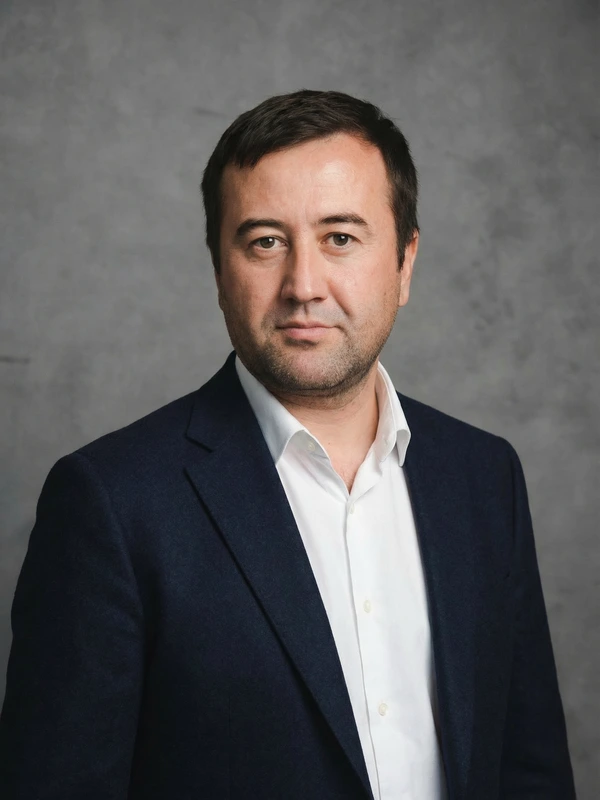
#> input picture images/team/member_04.webp, 600 x 800 px, given in place of 20260127_195347_367ee063-8593-4793-aea5-9b274a7478c3 (1).png, which was not available
$ python process_team_v2.py
#> lines starting #> are read from the running program, lines starting #| are printed output that depends on the picture; pictures that were not available may be replaced by others from this repository, and a replacement may not be noted
import os
from PIL import Image

# Mapping from destination member file to source in team_v2
crops = {
    'member_01.webp': {
        'src': 'images/team_v2/hf_20260127_195347_367ee063-8593-4793-aea5-9b274a7478c3 (1).png',
        'crop_box': (0, 40, 1696, 40 + int(1696 * 4 / 3)), # 40, 2301
    },
    'member_02.webp': {
        'src': 'images/team_v2/hf_20260127_195134_ca953d49-5792-4390-8b63-9927ba004164.png',
        'crop_box': (0, 50, 1696, 50 + int(1696 * 4 / 3)),
    },
    'member_03.webp': {
        'src': 'images/team_v2/photo_5_2026-10-22_15-53-18.jpg',
        'crop_box': (0, 40, 1696, 40 + int(1696 * 4 / 3)),
    },
    'member_05.webp': {
        'src': 'images/team_v2/hf_20260127_195826_26697fd7-7f3d-4f25-b7ff-546ae0502fc2.png',
        'crop_box': (0, 50, 1696, 50 + int(1696 * 4 / 3)),
    },
    'member_06.webp': {
        'src': 'images/team_v2/hf_20260127_203328_1d8e4205-4b6d-4dbe-97fc-4cb0c7b7c968.png',
        'crop_box': (0, 50, 1696, 50 + int(1696 * 4 / 3)),
    },
    'member_07.webp': {
        'src': 'images/team_v2/hf_20260127_225725_578c51f4-74c6-4a99-b163-07d0d74102da.png',
        'crop_box': (0, 50, 1696, 50 + int(1696 * 4 / 3)),
    },
    'member_08.webp': {
        'src': 'images/team_v2/photo_3_2026-10-22_15-53-18.jpg',
        'crop_box': (0, 30, 1695, 30 + int(1695 * 4 / 3)),
    },
    'member_09.webp': {
        'src': 'images/team_v2/photo_4_2026-10-22_15-53-18.jpg',
        'crop_box': (3, 0, 3 + int(2254 * 3 / 4), 2254),
    },
    'member_10.webp': {
        'src': 'images/team_v2/hf_20260127_232544_27eb7b13-5714-4472-8573-36aa07abee96.png',
        'crop_box': (0, 50, 1696, 50 + int(1696 * 4 / 3)),
    },
    'member_11.webp': {
        'src': 'images/team_v2/photo_2_2026-10-22_15-53-18.jpg',
        'crop_box': (0, 25, 1024, 25 + int(1024 * 4 / 3)),
    },
}

target_size = (600, 800)
os.makedirs('images/team_backup', exist_ok=True)

for dest_name, conf in crops.items():
    dest_path = os.path.join('images/team', dest_name)
    backup_path = os.path.join('images/team_backup', dest_name)

    # Backup current file if not already backed up
    if os.path.exists(dest_path) and not os.path.exists(backup_path):
        with open(dest_path, 'rb') as f_in, open(backup_path, 'wb') as f_out:
            f_out.write(f_in.read())

    # Open source, crop, resize and save as WebP
    im = Image.open(conf['src']).convert('RGB')
#> im is the input picture: PIL image 600x800 RGB; mean R, G, B 92.7, 90.4, 90.9
    cropped = im.crop(conf['crop_box'])
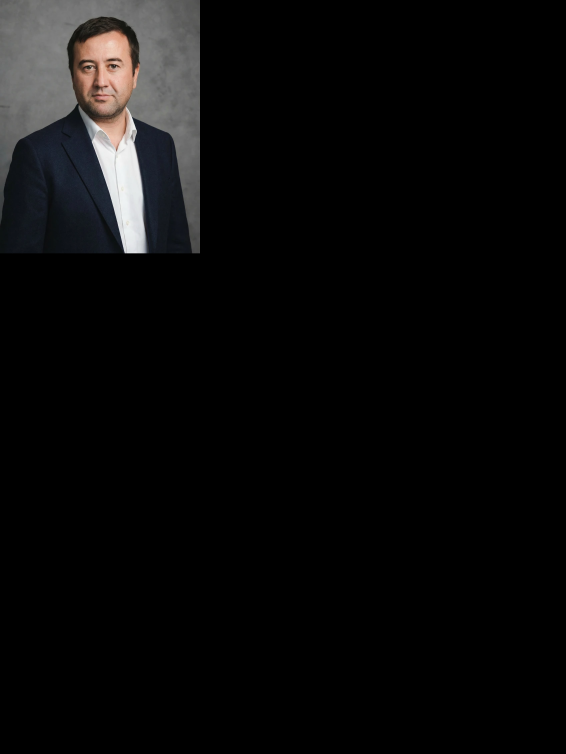
#> cropped: PIL image 1696x2261 RGB (shown at 1/3 size); mean R, G, B 11, 10.7, 10.7
    resized = cropped.resize(target_size, Image.Resampling.LANCZOS)
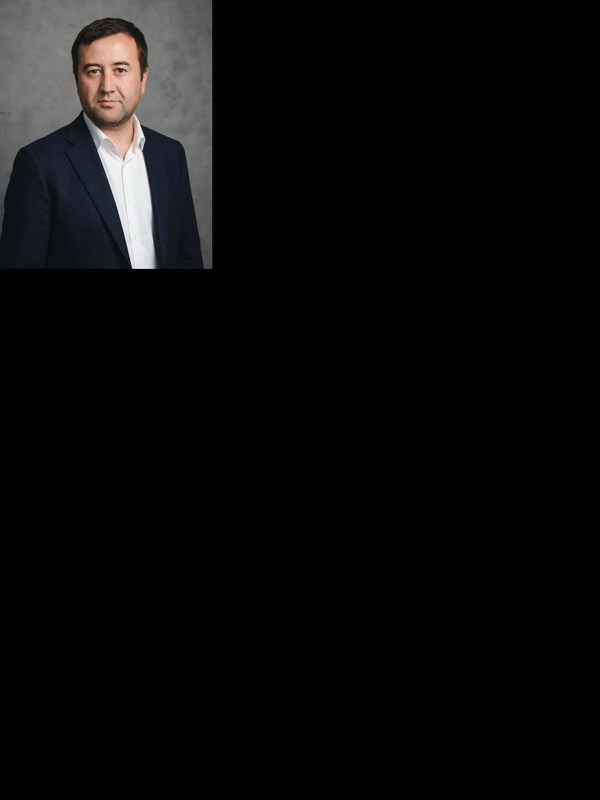
#> resized: PIL image 600x800 RGB; mean R, G, B 11, 10.7, 10.7
    resized.save(dest_path, 'WEBP', quality=90, method=6)
    print(f"Updated {dest_name}: from {conf['src']} -> {target_size}")
#> pass 2 of the loop `for dest_name, conf in crops.items():`:
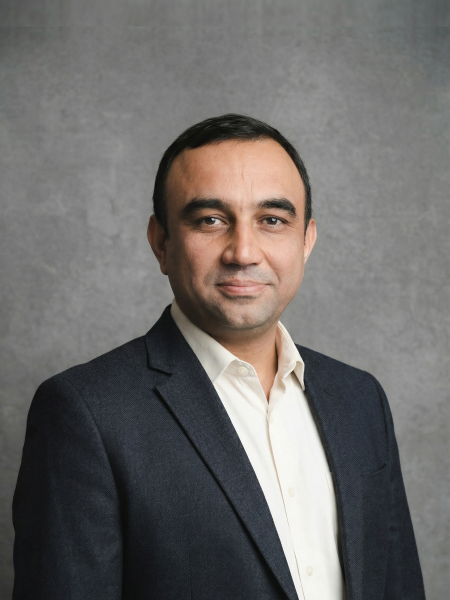
#> input picture images/team_v2/hf_20260127_195134_ca953d49-5792-4390-8b63-9927ba004164.png, 900 x 1200 px, found by its file name (shown at 1/2 size)
#> im is the input picture: PIL image 900x1200 RGB; mean R, G, B 109.6, 107.2, 105.6
#> `cropped = im.crop(conf['crop_box'])`:
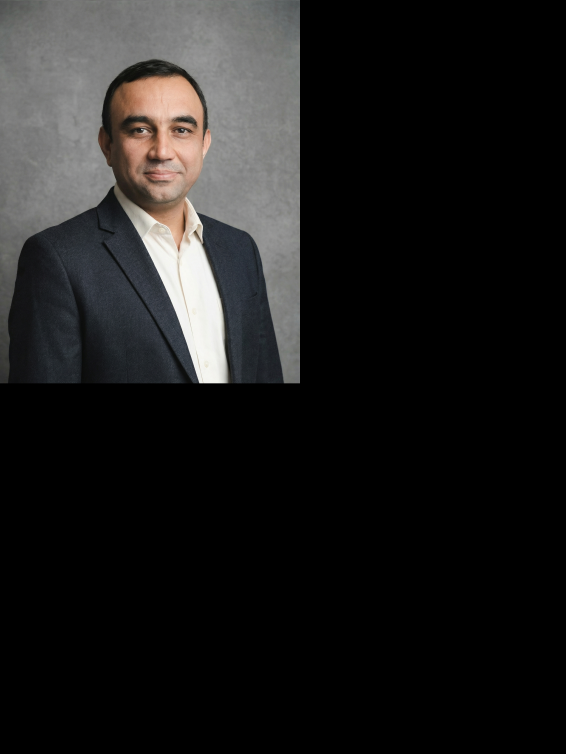
#> cropped: PIL image 1696x2261 RGB (shown at 1/3 size); mean R, G, B 29.6, 28.9, 28.4
#> `resized = cropped.resize(target_size, Image.Resampling.LANCZOS)`:
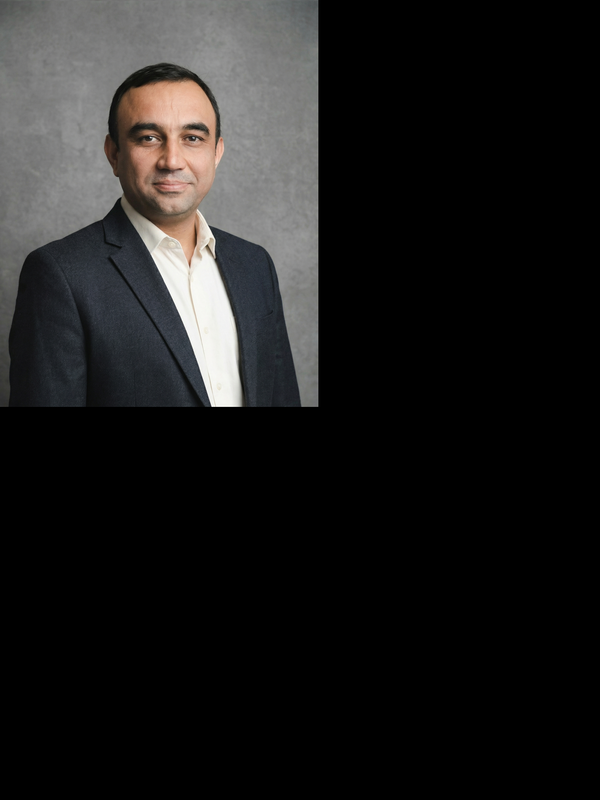
#> resized: PIL image 600x800 RGB; mean R, G, B 29.6, 28.9, 28.4
#> pass 3 of the loop `for dest_name, conf in crops.items():`:
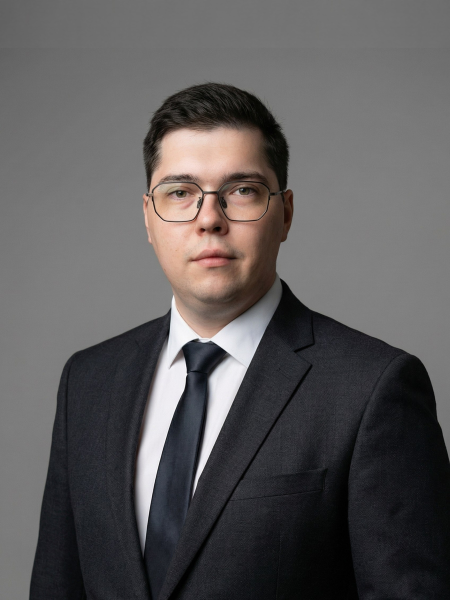
#> input picture images/team_v2/photo_5_2026-10-22_15-53-18.jpg, 900 x 1200 px, found by its file name (shown at 1/2 size)
#> im is the input picture: PIL image 900x1200 RGB; mean R, G, B 91.7, 89.2, 89.6
#> `cropped = im.crop(conf['crop_box'])`:
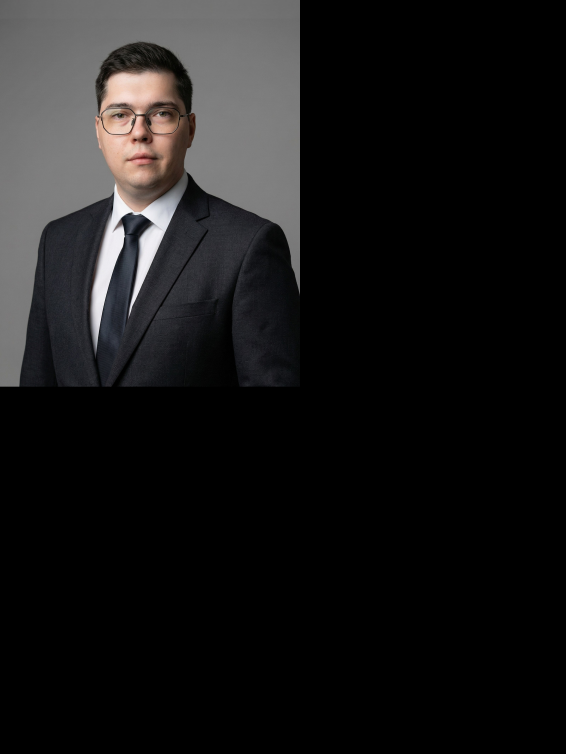
#> cropped: PIL image 1696x2261 RGB (shown at 1/3 size); mean R, G, B 24.8, 24.1, 24.2
#> `resized = cropped.resize(target_size, Image.Resampling.LANCZOS)`:
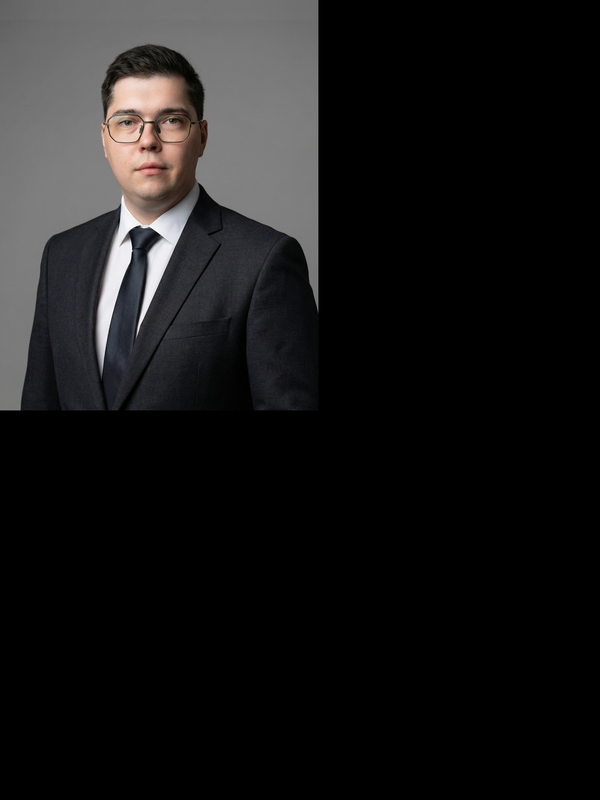
#> resized: PIL image 600x800 RGB; mean R, G, B 24.8, 24.1, 24.2
#> (the run stopped early here; a loop or call above may not have finished)
